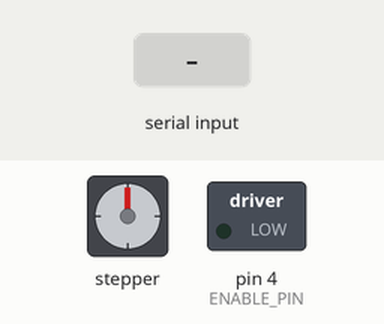
The sketch below on a simulated Arduino Leonardo, built with avr-gcc and run on an emulated ATmega32U4. Parts: stepper motor, switched loads named in the sketch (green lamp = pin HIGH). The test bench sets the inputs (shaded band). USB keyboard and mouse output is not drawn; stepper angles assume 200 steps per turn.

Above: at 1.2 s.
1.3 s: "a" received over Serial
At 1.86 s:
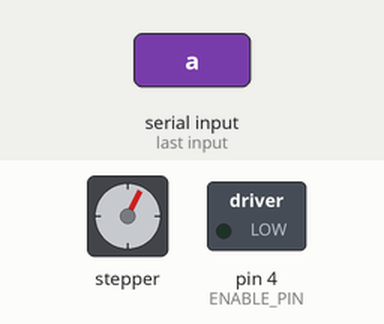
At 2.47 s:
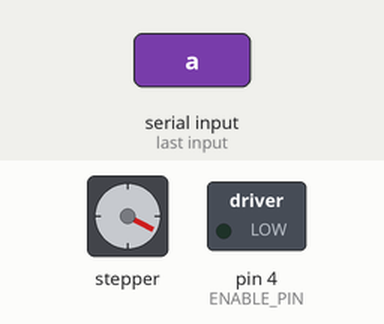
4.3 s: "z" received over Serial
At 4.58 s:
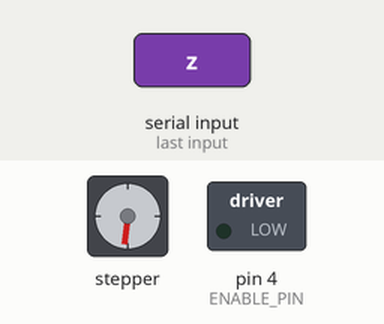
7.3 s: "a" received over Serial
Timing chart, 0 to 19.3 s (numbered marks = the images above; inputs shaded):
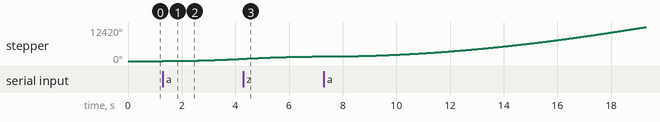

The sketch:

Rotoscope_IR.ino
```cpp
/*
PUL+: PIN 2
PUL-, DIR-, ENA-: GND
DIR+: PIN 3
ENA+: PIN 4az

*/
#include <AccelStepper.h>
#include <Keyboard.h>

#define STEP_PIN 2    // PUL+ pin on DM542
#define DIR_PIN 3     // DIR+ pin on DM542
#define ENABLE_PIN 4  // ENA+ pin on DM542

AccelStepper stepper(AccelStepper::DRIVER, STEP_PIN, DIR_PIN);

const int positions[] = {0, 14630};  // 6 positions  14630 steps in total

//serial.begin(9600);

enum MotorState {
  IDLE,
  MOVING_TO_POSITION,
  RETURNING_TO_ORIGIN
};

MotorState motorState = IDLE;
int currentPositionIndex = 0;

void setup() {
  // Initialize Serial
  Serial.begin(9600);

  // Initialize motor control pins
  pinMode(ENABLE_PIN, OUTPUT);
  digitalWrite(ENABLE_PIN, LOW);

  stepper.setMaxSpeed(1000.0);
  stepper.setAcceleration(100.0);
  stepper.setSpeed(0);

  // Start the Keyboard library
  Keyboard.begin();
}

void loop() {
  // Check for incoming serial data
  if (Serial.available() > 0) {
    char receivedChar = Serial.read();  // Read the incoming byte

    switch (receivedChar) {
      case 'a':
        moveMotorToPosition(positions[1]);
        break;
     /* case 'b':
        moveMotorToPosition(positions[2]);
        break;
      case 'c':
        moveMotorToPosition(positions[3]);
        break;
      case 'd':
        moveMotorToPosition(positions[4]);
        break;
      case 'e':
        moveMotorToPosition(positions[5]);
        break;*/

      case 'z':  // Key for returning to origin
        returnToOrigin();
        break;
    }
  }

  stepper.run();

  // Check if the motor has reached its target position and simulate keypress
  if (motorState != IDLE && stepper.distanceToGo() == 0) {
    motorState = IDLE;
    simulateKeyPress(currentPositionIndex);
  }
}

void moveMotorToPosition(int position) {
  stepper.moveTo(position);
  motorState = MOVING_TO_POSITION;
  currentPositionIndex = findPositionIndex(position);
}

void returnToOrigin() {
  stepper.moveTo(positions[0]);
  motorState = RETURNING_TO_ORIGIN;
  currentPositionIndex = 0;
}

int findPositionIndex(int position) {
  for (int i = 0; i < sizeof(positions) / sizeof(positions[0]); ++i) {
    if (positions[i] == position) {
      return i;
    }
  }
  return -1;
}

void simulateKeyPress(int positionIndex) {
  switch (positionIndex) {
    case 0:
      Keyboard.press('z');
      delay(100);  // Short delay to ensure keypress is registered
      Keyboard.release('z');
      break;
    case 1:
      Keyboard.press('q');
      delay(100);
      Keyboard.release('q');
      break;
  /*  case 2:
      Keyboard.press('w');
      delay(100);
      Keyboard.release('w');
      break;
    case 3:
      Keyboard.press('e');
      delay(100);
      Keyboard.release('e');
      break;
    case 4:
      Keyboard.press('r');
      delay(100);
      Keyboard.release('r');
      break;
    case 5:
      Keyboard.press('t');
      delay(100);
      Keyboard.release('t');
      break;

 */
  }
}
```

Measured:
- after the input at 1.3 s, stepper: keeps turning clockwise at about 278°/s, starting at once
